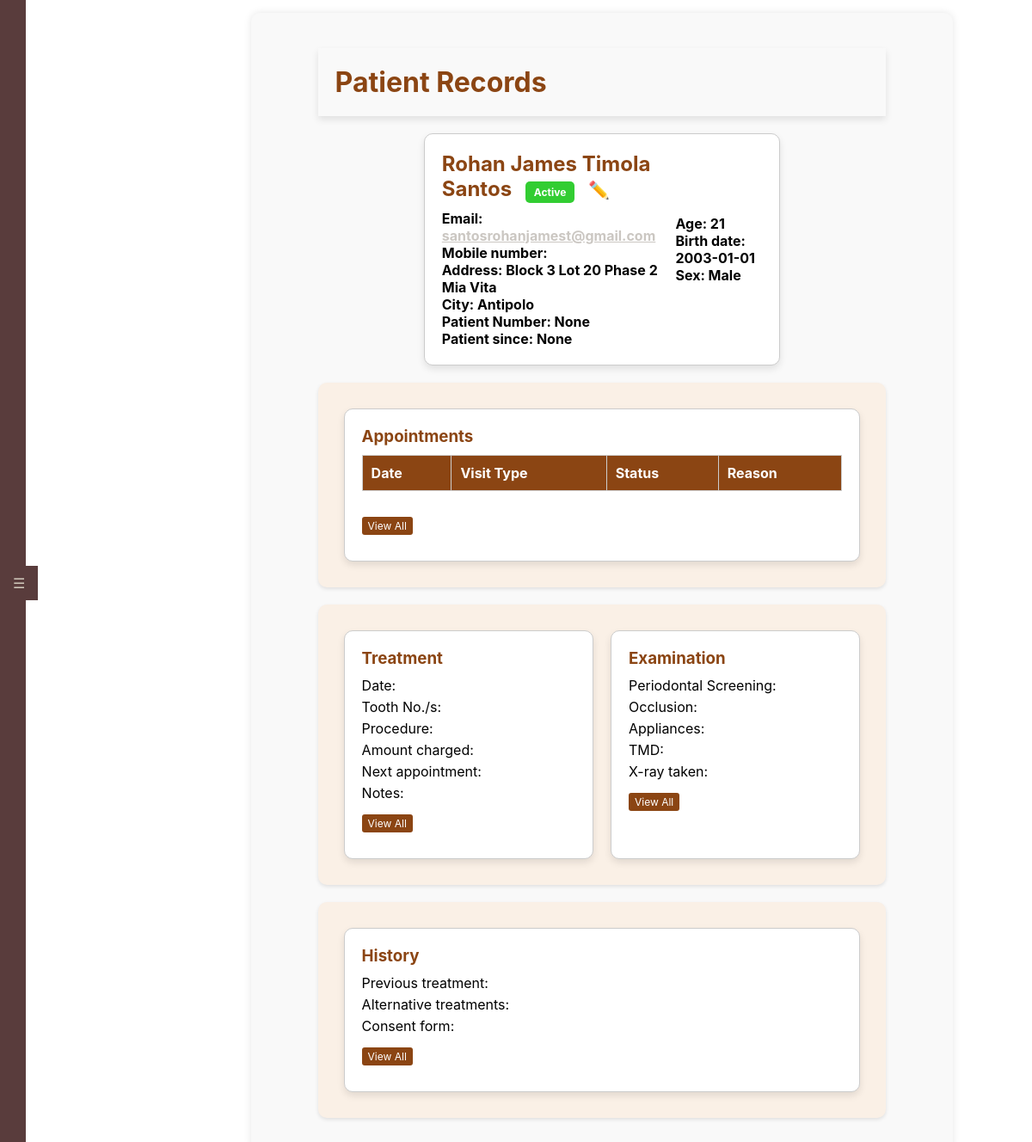
/overview/1, run on the app's committed database.
### tables this page shows
CREATE TABLE "patients" (
	"patient_id"	INTEGER,
	"econtact_id"	INTEGER,
	"estatus_id"	INTEGER,
	"patient_number"	TEXT,
	"first_name"	TEXT NOT NULL,
	"middle_name"	TEXT,
	"last_name"	TEXT NOT NULL,
	"dob"	NUMERIC NOT NULL,
	"mobile_number"	INTEGER,
	"email"	TEXT,
	"address"	TEXT,
	"city"	TEXT,
	"next_appointment"	DATE,
	"last_appointment"	DATE,
	"register_date"	DATE,
	"medical_conditions"	TEXT,
	"current_medication"	TEXT,
	"sex"	TEXT,
	"marital_status"	TEXT,
	"occupation"	TEXT,
	"is_active"	BOOLEAN DEFAULT 1,
	FOREIGN KEY("econtact_id") REFERENCES "emergency_contacts"("econtact_id"),
	FOREIGN KEY("estatus_id") REFERENCES "employmentStatus"("estatus_id"),
	PRIMARY KEY("patient_id" AUTOINCREMENT)
);

### app.py (the view)
@app.route('/overview/<int:patient_id>')
def overview(patient_id):
    conn = get_db_connection()
    patient = conn.execute('SELECT * FROM patients WHERE patient_id = ?', (patient_id,)).fetchone()
    if patient is None:
        flash('Patient not found!', 'danger')
        return redirect(url_for('dashboard'))
    birth_date = datetime.strptime(patient['dob'], '%Y-%m-%d')
    today = datetime.today()
    age = today.year - birth_date.year - ((today.month, today.day) < (birth_date.month, birth_date.day))
    patient = dict(patient)
    patient['age'] = age
    appointments = conn.execute('SELECT * FROM appointments WHERE patient_id = ?', (patient_id,)).fetchall()
    treatment = conn.execute('SELECT * FROM treatments WHERE patient_id = ?', (patient_id,)).fetchone()
    examination = conn.execute('SELECT * FROM examinations WHERE patient_id = ?', (patient_id,)).fetchone()
    medical_history = conn.execute('SELECT * FROM medical_history WHERE patient_id = ?', (patient_id,)).fetchone()
    conn.close()
    user_number = session.get('user_number')
    current_time = datetime.now().strftime("%Y-%m-%d %H:%M:%S")
    log_activity(f'{user_number} {current_time}: Viewed overview for patient ID {patient_id}')
    return render_template('overview.html',
                           patient=patient,
                           appointments=appointments,
                           treatment=treatment or {},
                           examination=examination or {},
                           medical_history=medical_history or {})

### app.py (called while the page is built)
def get_db_connection():
    conn = sqlite3.connect(app.config['DATABASE'], timeout=30)
    conn.execute('PRAGMA journal_mode=WAL')
    conn.row_factory = sqlite3.Row
    return conn

def log_activity(activity):
    user_number = session.get('user_number')  # Assuming you store the user's number in the session
    user_name = session.get('first_name')  # Assuming you store the user's name in the session
    current_time = datetime.now().strftime("%Y-%m-%d %H:%M:%S")
    log_message = f"{user_number} {current_time}: {activity}"
    conn = get_db_connection()
    conn.execute('INSERT INTO user_logs (user_number, user_name, activity) VALUES (?, ?, ?)', (user_number, user_name, log_message))
    conn.commit()
    conn.close()

### templates/overview.html (shortened to what this page needs)
<!DOCTYPE html>
<html lang="en">
<head>
    <link rel="stylesheet" href="{{ url_for('static', filename='styles.css') }}">
</head>
<body class="overview-page">
    <div class="sidebar-tab" id="toggleSidebar">☰</div>
    <div id="sidebar" class="sidebar">
        <ul>
            <li><a href="{{ url_for('dashboard') }}">Dashboard</a></li>
            <li><a href="{{ url_for('profile') }}">Profile</a></li>
            <li><a href="{{ url_for('users') }}">Users</a></li>
            <li><a href="{{ url_for('treatments') }}">Treatment</a></li>
            <li><a href="{{ url_for('maintenance') }}">Maintenance</a></li>
            <li><a href="{{ url_for('inventory') }}">Inventory</a></li>
            <li><a href="{{ url_for('reports') }}">Reports</a></li>
            <li><a href="{{ url_for('payments') }}">Payments</a></li>
            <br>
            <br>
            <br>
            <br>
            <br>
            <br>
            <li><a href="{{ url_for('help') }}">Help</a></li>
            <li><a href="{{ url_for('about') }}">About</a></li>
            <li><a href="{{ url_for('logout') }}">Logout</a></li>
        </ul>
    </div>
    <div class="main-content">
        <div class="container">
            <h1 class="header">Patient Records</h1>
            <div class="patient-info box">
                <div>
                    <h2>{{ patient.first_name }} {{ patient.middle_name }} {{ patient.last_name }}
                        <span class="status-badge">{{ 'Active' if patient.is_active else 'Inactive' }}</span>
                        <a href="#" class="edit-btn">✏️</a>
                    </h2>
                    <p>Email: <a href="mailto:{{ patient.email }}">{{ patient.email }}</a></p>
                    <p>Mobile number: <a href="tel:{{ patient.phone }}">{{ patient.phone }}</a></p>
                    <p>Address: {{ patient.address }}</p>
                    <p>City: <strong>{{ patient.city }}</strong></p>
                    <p>Patient Number: {{ patient.patient_number }}</p>
                    <p>Patient since: {{ patient.register_date }}</p>
                </div>
                <div>
                    <p>Age: {{ patient.age }}</p>
                    <p>Birth date: {{ patient.dob }}</p>
                    <p>Sex: {{ patient.sex }}</p>
                </div>
            </div>
            <div class="section">
                <div class="box">
                    <h3>Appointments</h3>
                    <table class="appointment-table">
                        <thead>
                            <tr>
                                <th>Date</th>
                                <th>Visit Type</th>
                                <th>Status</th>
                                <th>Reason</th>
                            </tr>
                        </thead>
                    </table>
                    <a href="#" class="view-all-btn">View All</a>
                </div>
            </div>
            <div class="section">
                <div class="box">
                    <h3>Treatment</h3>
                    <p>Date: {{ treatment.date }}</p>
                    <p>Tooth No./s: {{ treatment.tooth_numbers }}</p>
                    <p>Procedure: {{ treatment.procedure }}</p>
                    <p>Amount charged: {{ treatment.amount_charged }}</p>
                    <p>Next appointment: {{ treatment.next_appointment }}</p>
                    <p>Notes: {{ treatment.notes }}</p>
                    <a href="#" class="view-all-btn">View All</a>
                </div>
                <div class="box">
                    <h3>Examination</h3>
                    <p>Periodontal Screening: {{ examination.periodontal_screening }}</p>
                    <p>Occlusion: {{ examination.occlusion }}</p>
                    <p>Appliances: {{ examination.appliances }}</p>
                    <p>TMD: {{ examination.tmd }}</p>
                    <p>X-ray taken: {{ examination.xray }}</p>
                    <a href="{{ url_for('intraoral_exams', patient_id=patient.patient_id) }}" class="view-all-btn">View All</a>
                </div>
            </div>
            <div class="section">
                <div class="box">
                    <h3>History</h3>
                    <p>Previous treatment: {{ medical_history.previous_treatment }}</p>
                    <p>Alternative treatments: {{ medical_history.alternative_treatments }}</p>
                    <p>Consent form: {{ medical_history.consent_form }}</p>
                    <a href="#" class="view-all-btn">View All</a>
                </div>
            </div>
        </div>
    </div>
</body>
</html>

### data on the page
patients: first_name "Rohan James", middle_name "Timola", last_name "Santos", is_active "Active", email "santosrohanjamest@gmail.com", address "Block 3 Lot 20 Phase 2 Mia Vita", city "Antipolo", dob "2003-01-01", sex "Male"

### other printed values
{{ patient.patient_number }} "None"
{{ patient.register_date }} "None"
{{ patient.age }} "21"
